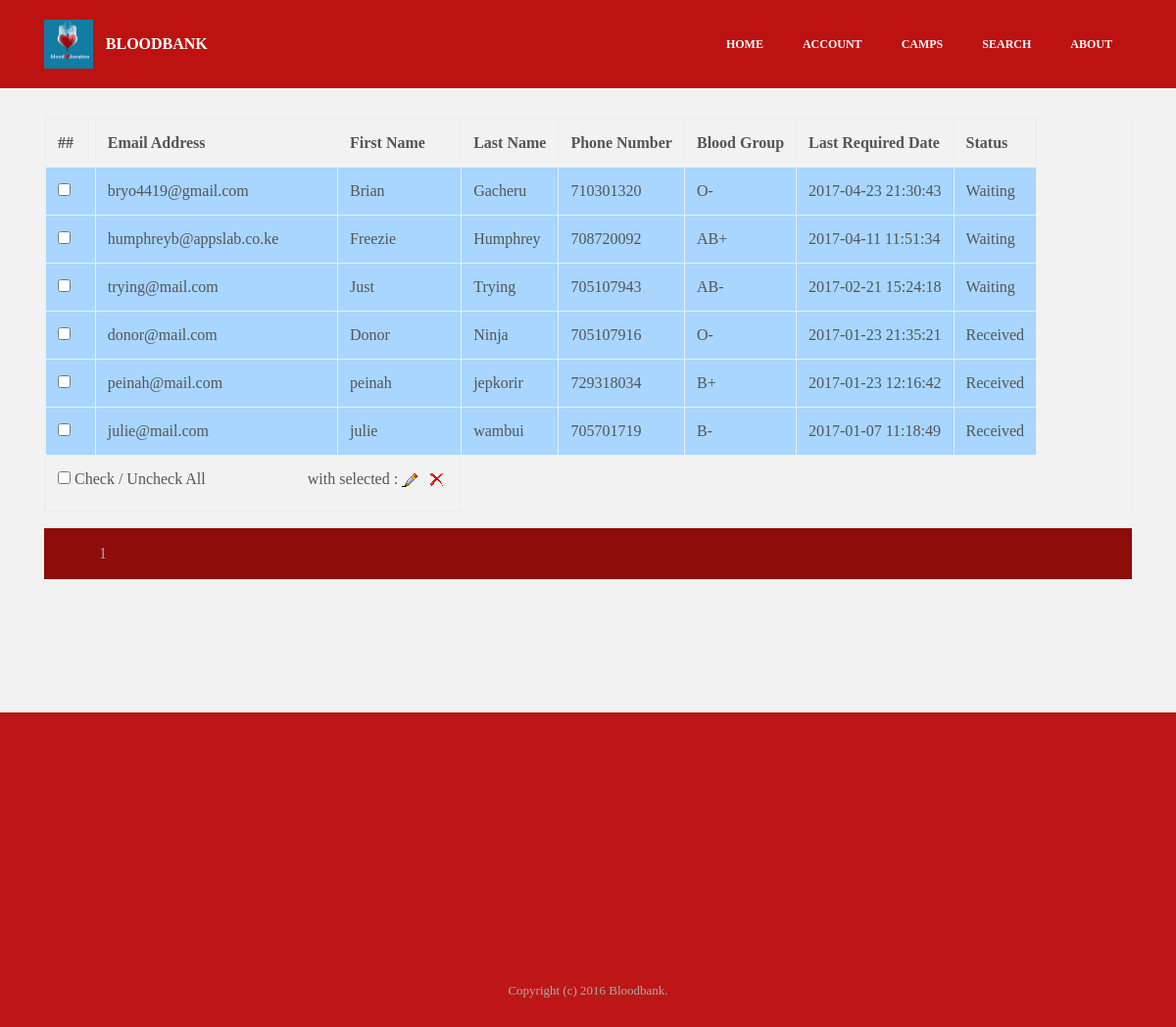
/admin/viewrequests.php, run on the app's committed database.
### tables this page shows
CREATE TABLE `requests` (
  `id` int(10) NOT NULL,
  `email` varchar(50) NOT NULL,
  `fname` varchar(30) NOT NULL,
  `lname` varchar(30) NOT NULL,
  `mobile` varchar(11) NOT NULL,
  `b_id` varchar(4) NOT NULL,
  `code` varchar(30) NOT NULL,
  `reqdate` datetime NOT NULL,
  `status` varchar(10) NOT NULL,
  `added_timestamp` timestamp NOT NULL DEFAULT CURRENT_TIMESTAMP ON UPDATE CURRENT_TIMESTAMP,
  `units` int(10) NOT NULL
);

### admin/viewrequests.php (the view, shortened to what this page needs)
<?php
include_once 'db.php';
?>
<?php
$start=0;
$limit=8;
$t=mysqli_query($MySQLi_CON,"select * from requests ORDER BY id DESC");
$total=mysqli_num_rows($t);
$page=ceil($total/$limit);
$query=mysqli_query($MySQLi_CON,"select * from requests ORDER BY id DESC limit $start,$limit");
?>
<!DOCTYPE html>
<html>
<head>
  <link rel="stylesheet" href="../assets/css/material.css">
  <link rel="stylesheet" href="../assets/css/tether.min.css">
  <link rel="stylesheet" href="../assets/css/bootstrap.min.css">
  <link rel="stylesheet" href="../assets/css/socicon.min.css">
  <link rel="stylesheet" href="../assets/css/animate.min.css">
  <link rel="stylesheet" href="../assets/dropdown/css/style.css">
  <link rel="stylesheet" href="../assets/css/style.css">
  <link rel="stylesheet" href="../assets/css/add.css" type="text/css">
</head>
<body>
<section id="ext_menu-s">
    <nav class="navbar navbar-dropdown navbar-fixed-top">
        <div class="container">
            <div class="mbr-table">
                <div class="mbr-table-cell">
                    <div class="navbar-brand">
                        <a href="index" class="navbar-logo"><img src="../assets/images/logo.png" alt="Mobirise"></a>
                        <a class="navbar-caption" href="index.html">BLOODBANK</a>
                    </div>
                </div>
                <div class="mbr-table-cell">
                    <ul class="nav-dropdown collapse pull-xs-right nav navbar-nav navbar-toggleable-sm" id="exCollapsingNavbar">
					<li class="nav-item"><a class="nav-link link" href="index">HOME</a></li>
					<li class="nav-item"><a class="nav-link link" href="account">ACCOUNT</a></li>
					  <li class="nav-item"><a class="nav-link link" href="../camps">CAMPS</a></li>
					  <li class="nav-item"><a class="nav-link link" href="../search">SEARCH</a></li>
					  <li class="nav-item"><a class="nav-link link" href="../about">ABOUT</a></li>
					  </ul>
                </div>
            </div>
        </div>
    </nav>
</section>
<section class="mbr-section mbr-after-navbar" id="msg-box3-v" style="background-color: rgb(242, 242, 242); padding-top: 120px; padding-bottom: 120px;">
<div class="container">
<form method="post" name="frm">
<table class='table table-bordered table-responsive'>
<tr>
<th>##</th>
    <th>Email Address</th>
<th>First Name</th>
<th>Last Name</th>
<th>Phone Number</th>
<th>Blood Group</th>
<th>Last Required Date</th>
    <th>Status</th>
</tr>
    <?php
    $res = $MySQLi_CON->query("SELECT * FROM requests ORDER BY id DESC");
    $count = $res->num_rows;
    if($count > 0) {
        while ($ft = mysqli_fetch_array($query)) {
            ?>
            <tr class="bg-table">
                <td><input type="checkbox" name="chk[]" class="chk-box" value="<?= $ft['0'] ?>"/></td>
                <td><?= $ft['1'] ?></td>
                <td><?= $ft['2'] ?></td>
                <td><?= $ft['3'] ?></td>
                <td><?= $ft['4'] ?></td>
                <td><?= $ft['5'] ?></td>
                <td><?= $ft['7'] ?></td>
                <td><?= $ft['8'] ?></td>
            </tr>
            <?php
        }
    }
	else
	{
		?>
        <tr>
        <td colspan="3"> No Records Found ...</td>
        </tr>
        <?php
	}
?>
<?php
if($count > 0)
{
	?>
	<tr>
    <td colspan="3">
    <label><input type="checkbox" class="select-all" /> Check / Uncheck All</label>
    <label style="margin-left:100px;">
    <span style="word-spacing:normal;"> with selected :</span>
    <span><img src="edit.png" onClick="edit_requests();" alt="edit" />&nbsp;&nbsp;</span>
    <span><img src="delete.png" onClick="delete_requests();" alt="delete" />&nbsp;</span>
    </label>
    </td>
	</tr>
    <?php
}
?>
</table>
    <ul style="list-style-type: none; overflow: hidden; background-color: #8e0c0a">
        <?php
        for($i=1;$i <= $page;$i++){
            ?>
            <li style="float: left;"><a href="?id=<?php echo $i ?>" style="display: block; color: #94ada8; text-align: center; padding: 14px 16px;"><?php echo $i;?></a></li>
            <?php
        }
        ?>
    </ul>
</form>
</div>
</section>
<section class="mbr-section mbr-section-md-padding mbr-footer footer1" id="contacts1-r" style="background-color: rgb(190, 22, 22); padding-top: 60px; padding-bottom: 30px;">
    <div class="container">
        <div class="row">
            <div class="mbr-footer-content col-xs-12 col-md-3">
                <div><img src="../assets/images/logo.png"></div>
            </div>
            <div class="mbr-footer-content col-xs-12 col-md-3">
            </div>
            <div class="mbr-footer-content col-xs-12 col-md-3">
            </div>
            <div class="mbr-footer-content col-xs-12 col-md-3">
            </div>
        </div>
</section>
<footer class="mbr-small-footer mbr-section mbr-section-nopadding" id="footer1-5" style="background-color: rgb(190, 22, 22); padding-top: 1.75rem; padding-bottom: 1.75rem;">
    <div class="container">
        <p class="text-xs-center">Copyright (c) 2016 Bloodbank.</p>
    </div>
</footer>
  </body>
</html>

### assets/dropdown/css/style.css (style rules this page uses)
.navbar-dropdown { left: 0; padding: 0; position: absolute; right: 0; top: 0; transition: all 0.45s ease; z-index: 1030; }
.navbar-dropdown .navbar-brand { float: none; font-size: 0; padding: 1.25rem 0; position: relative; transition: padding 0.25s ease; white-space: nowrap; }
.navbar-dropdown .navbar-brand::before { content: ""; display: inline-block; height: 100%; vertical-align: middle; }
.navbar-dropdown .navbar-logo, .navbar-dropdown .navbar-caption { display: inline-block; vertical-align: middle; }
.navbar-dropdown .navbar-logo { margin-right: 0.8rem; transition: margin 0.3s ease-in-out; }
.navbar-dropdown .navbar-logo img { height: 3.125rem; transition: all 0.3s ease-in-out; }
.navbar-dropdown .mbr-table-cell { height: 5.625rem; }
.navbar-dropdown .navbar-caption { font-family: "Montserrat"; font-size: 1rem; font-weight: 700; white-space: normal; }
.navbar-dropdown .navbar-caption, .navbar-dropdown .navbar-caption:hover { color: inherit; text-decoration: none; }
.navbar-dropdown.navbar-fixed-top { position: fixed; }
.nav-dropdown { display: table !important; font-family: "Montserrat"; font-size: 0.75rem; font-weight: 700; height: auto !important; }
.nav-dropdown .nav-item { display: table-cell; float: none; vertical-align: middle; }
.nav-dropdown .link { margin: 1.667em; padding: 0; transition: color .2s ease-in-out; }
.nav-dropdown .link::after, .nav-dropdown .dropdown-item::after { color: inherit; }

### assets/css/style.css (style rules this page uses)
.container { position: relative; }
.bg-table { background-color: #a8d6fe !important; }
body { font-family: 'Raleway', sans-serif; color: #232323; }
input, textarea { font-family: "Raleway"; }
.mbr-section { position: relative; padding-top: 120px; padding-bottom: 120px; background-position: 50% 50%; background-repeat: no-repeat; background-size: cover; }
.mbr-section-md-padding { padding-top: 90px; padding-bottom: 90px; }
.mbr-section-nopadding { padding-top: 0; padding-bottom: 0; }
.mbr-table { display: table; width: 100%; }
.mbr-table-cell { display: table-cell; float: none; padding-bottom: 0; padding-top: 0; position: relative; vertical-align: middle; }
.mbr-small-footer { background: #323232; color: #acacac; font-size: 0.8125rem; padding: 1.75rem 0; }
.mbr-small-footer p { margin-bottom: 0; }
.mbr-footer { color: #fff; padding-left: 1.25rem; padding-right: 1.25rem; }
.mbr-footer > .row, .mbr-footer > .container > .row { margin-left: 0; margin-right: 0; }
.mbr-footer > .row > div, .mbr-footer > .container > .row > div { padding-bottom: 40px; }
.mbr-footer > .row > div:last-child, .mbr-footer > .container > .row > div:last-child { padding-bottom: 0; }
.mbr-footer > .container { padding-left: 0; padding-right: 0; }
@media (min-width: 768px) { .mbr-footer > .container > .row > div { clear: none !important; padding-bottom: 0 !important; } }

### assets/css/add.css (style rules this page uses)
body, input, textarea, .mbr-company .list-group-text { font-family: Georgia, "Times New Roman", Times, serif; color: #555; }
#ext_menu-s .navbar-caption { color: #ffffff; }
#ext_menu-s .link, #ext_menu-s .dropdown-item { color: #ffffff; }
#ext_menu-s .link { font-size: 0.75rem; }
#ext_menu-s .navbar, #ext_menu-s .nav-dropdown-sm, #ext_menu-s .nav-dropdown-sm .link[aria-expanded="true"], #ext_menu-s .nav-dropdown-sm .dropdown-menu { background: #bc1212; }

### data on the page
requests: email "bryo4419@gmail.com", fname "Brian", lname "Gacheru", mobile "710301320", b "O-", reqdate "2017-04-23 21:30:43", status "Waiting"
requests: email "humphreyb@appslab.co.ke", fname "Freezie", lname "Humphrey", mobile "708720092", b "AB+", reqdate "2017-04-11 11:51:34", status "Waiting"
requests: email "trying@mail.com", fname "Just", lname "Trying", mobile "705107943", b "AB-", reqdate "2017-02-21 15:24:18", status "Waiting"
requests: email "donor@mail.com", fname "Donor", lname "Ninja", mobile "705107916", b "O-", reqdate "2017-01-23 21:35:21", status "Received"
requests: email "peinah@mail.com", fname "peinah", lname "jepkorir", mobile "729318034", b "B+", reqdate "2017-01-23 12:16:42", status "Received"
requests: email "julie@mail.com", fname "julie", lname "wambui", mobile "705701719", b "B-", reqdate "2017-01-07 11:18:49", status "Received"
